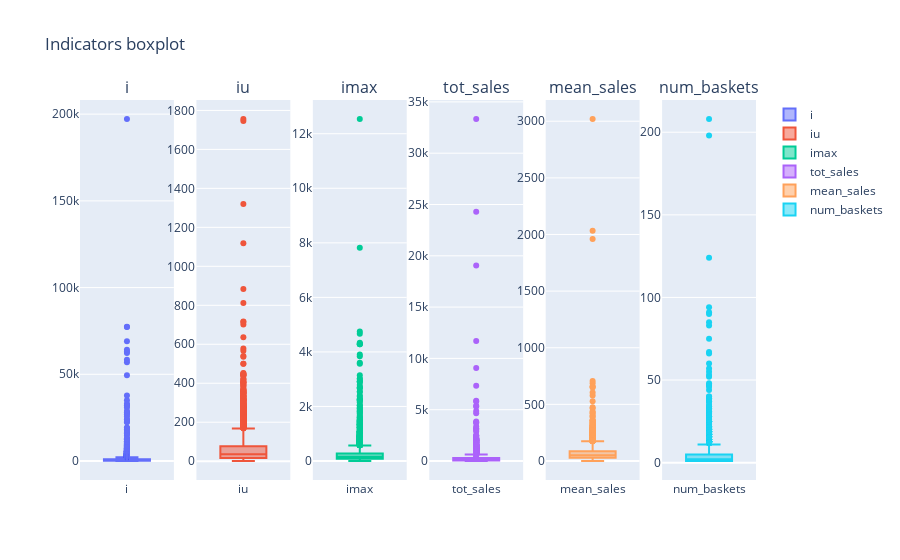

This figure's notebook cell:
### Markdown cell above
## Indicators box plots

### Code cell
def boxplots(dataframe):
    fig = make_subplots(
        rows=1, cols=6,
        subplot_titles=("i", "iu", "imax", "tot_sales", "mean_sales", "num_baskets")
    )

    fig.add_trace(
        go.Box(y=dataframe['i'],name="i"),
        row=1,col=1
    )
    fig.add_trace(
        go.Box(y=dataframe['iu'],name="iu"),
        row=1,col=2
    )
    fig.add_trace(
        go.Box(y=dataframe['imax'],name="imax"),
        row=1,col=3
    )
    fig.add_trace(
        go.Box(y=dataframe['tot_sales'],name="tot_sales"),
        row=1,col=4
    )
    fig.add_trace(
        go.Box(y=dataframe['mean_sales'],name="mean_sales"),
        row=1,col=5
    )
    fig.add_trace(
        go.Box(y=dataframe['num_baskets'],name="num_baskets"),
        row=1,col=6
    )

    fig.update_layout(height=600,title="Indicators boxplot")
    fig.show()
    
boxplots(df_indicators)

### Figure 1 — Plotly figure (JSON) as saved in the notebook; plotly's stock layout.template omitted (floating-point values rounded to 4 significant figures; data arrays with more than 128 entries replaced by an {"elided": "..."} marker saying what was removed)
{"data": [{"name": "i", "type": "box", "xaxis": "x", "y": {"elided": "4326 int values"}, "yaxis": "y"}, {"name": "iu", "type": "box", "xaxis": "x2", "y": {"elided": "4326 int values"}, "yaxis": "y2"}, {"name": "imax", "type": "box", "xaxis": "x3", "y": {"elided": "4326 int values"}, "yaxis": "y3"}, {"name": "tot_sales", "type": "box", "xaxis": "x4", "y": {"elided": "4326 float values"}, "yaxis": "y4"}, {"name": "mean_sales", "type": "box", "xaxis": "x5", "y": {"elided": "4326 float values"}, "yaxis": "y5"}, {"name": "num_baskets", "type": "box", "xaxis": "x6", "y": {"elided": "4326 int values"}, "yaxis": "y6"}], "layout": {"annotations": [{"font": {"size": 16}, "showarrow": false, "text": "i", "x": 0.06944, "xanchor": "center", "xref": "paper", "y": 1, "yanchor": "bottom", "yref": "paper"}, {"font": {"size": 16}, "showarrow": false, "text": "iu", "x": 0.2417, "xanchor": "center", "xref": "paper", "y": 1, "yanchor": "bottom", "yref": "paper"}, {"font": {"size": 16}, "showarrow": false, "text": "imax", "x": 0.4139, "xanchor": "center", "xref": "paper", "y": 1, "yanchor": "bottom", "yref": "paper"}, {"font": {"size": 16}, "showarrow": false, "text": "tot_sales", "x": 0.5861, "xanchor": "center", "xref": "paper", "y": 1, "yanchor": "bottom", "yref": "paper"}, {"font": {"size": 16}, "showarrow": false, "text": "mean_sales", "x": 0.7583, "xanchor": "center", "xref": "paper", "y": 1, "yanchor": "bottom", "yref": "paper"}, {"font": {"size": 16}, "showarrow": false, "text": "num_baskets", "x": 0.9306, "xanchor": "center", "xref": "paper", "y": 1, "yanchor": "bottom", "yref": "paper"}], "autosize": true, "title": {"text": "Indicators boxplot"}, "xaxis": {"anchor": "y", "autorange": true, "domain": [0, 0.1389], "range": [-0.5, 0.5], "type": "category"}, "xaxis2": {"anchor": "y2", "autorange": true, "domain": [0.1722, 0.3111], "range": [-0.5, 0.5], "type": "category"}, "xaxis3": {"anchor": "y3", "autorange": true, "domain": [0.3444, 0.4833], "range": [-0.5, 0.5], "type": "category"}, "xaxis4": {"anchor": "y4", "autorange": true, "domain": [0.5167, 0.6556], "range": [-0.5, 0.5], "type": "category"}, "xaxis5": {"anchor": "y5", "autorange": true, "domain": [0.6889, 0.8278], "range": [-0.5, 0.5], "type": "category"}, "xaxis6": {"anchor": "y6", "autorange": true, "domain": [0.8611, 1], "range": [-0.5, 0.5], "type": "category"}, "yaxis": {"anchor": "x", "autorange": true, "domain": [0, 1], "range": [-10950.0, 208200.0], "type": "linear"}, "yaxis2": {"anchor": "x2", "autorange": true, "domain": [0, 1], "range": [-96.5, 1854.0], "type": "linear"}, "yaxis3": {"anchor": "x3", "autorange": true, "domain": [0, 1], "range": [-695.6, 13240.0], "type": "linear"}, "yaxis4": {"anchor": "x4", "autorange": true, "domain": [0, 1], "range": [-1852.0, 35180.0], "type": "linear"}, "yaxis5": {"anchor": "x5", "autorange": true, "domain": [0, 1], "range": [-167.8, 3187.0], "type": "linear"}, "yaxis6": {"anchor": "x6", "autorange": true, "domain": [0, 1], "range": [-10.5, 219.5], "type": "linear"}}}
